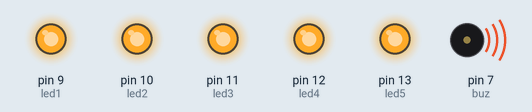
Simulated run of this sketch. Board: Arduino Uno, built with avr-gcc and run on an emulated ATmega328P. Parts: output pins drawn as LEDs (lit = HIGH), buzzer (waves = sounding).

Above: at 0.1 s.
At 1.1 s:
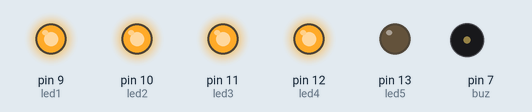
At 5.1 s:
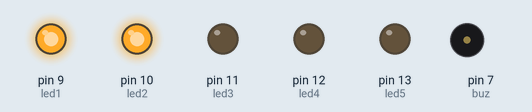
At 7.1 s:
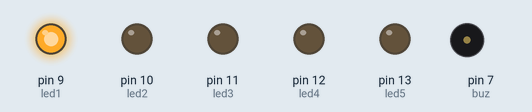
At 16.1 s:
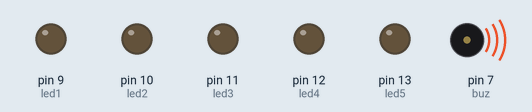
At 38.1 s:
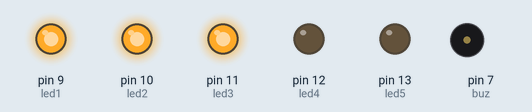
Timing chart, 0 to 39.6 s (numbered marks = the images above):
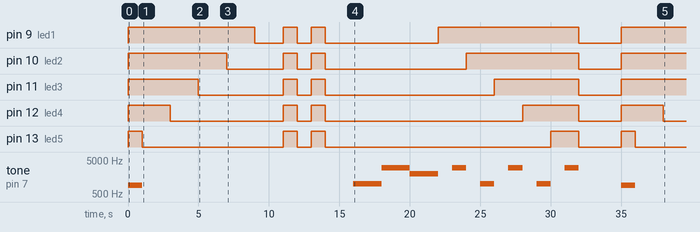

Measured:
- by itself, pin 9 (led1): LOW → HIGH at 0.00 s, → LOW 9.0 s later, → HIGH 2.0 s later, → LOW 1.0 s later, … (9 changes in this stretch)
- by itself, pin 10 (led2): LOW → HIGH at 0.00 s, → LOW 7.0 s later, → HIGH 4.0 s later, → LOW 1.0 s later, … (9 changes in this stretch)
- by itself, pin 11 (led3): LOW → HIGH at 0.00 s, → LOW 5.0 s later, → HIGH 6.0 s later, → LOW 1.0 s later, … (9 changes in this stretch)
- by itself, pin 12 (led4): LOW → HIGH at 0.00 s, → LOW 3.0 s later, → HIGH 8.0 s later, → LOW 1.0 s later, … (10 changes in this stretch)
- by itself, pin 13 (led5): LOW → HIGH at 0.00 s, → LOW 1.0 s later, → HIGH 10.0 s later, → LOW 1.0 s later, … (10 changes in this stretch)
- by itself, tone on pin 7 (buz): plays 900 Hz for 1.0 s, 1000 Hz for 2.0 s, 3000 Hz for 2.0 s, 2000 Hz for 2.0 s, 3000 Hz for 1.0 s, 1000 Hz for 1.0 s … (10 notes in this stretch)

The sketch:

atividade.ino
```cpp
int led1 = 9; //VERDE
int led2 = 10; // BRANCO
int led3 = 11; // AMARELO
int led4 = 12; //VERMELHO
int led5= 13; //AZUL
int buz = 7; // buzer


void setup() {
  pinMode(led1, OUTPUT);
  pinMode(led2, OUTPUT);
  pinMode(led3, OUTPUT);
  pinMode(led4, OUTPUT);
  pinMode(led5, OUTPUT);
  pinMode(buz, OUTPUT);
}

void loop() {

  digitalWrite(led1, HIGH);
  digitalWrite(led2, HIGH);
  digitalWrite(led3, HIGH);
  digitalWrite(led4, HIGH);
  digitalWrite(led5, HIGH);
  tone (buz, 900);
  delay(1000);
  noTone (buz);
  digitalWrite(led5, LOW);
  delay(2000);
  digitalWrite(led4, LOW);
  delay(2000);
  digitalWrite(led3, LOW);
  delay(2000);
  digitalWrite(led2, LOW);
  delay(2000);
  digitalWrite(led1, LOW);
  delay(2000);


  //PISCAR
  digitalWrite(led1, HIGH);
  digitalWrite(led2, HIGH);
  digitalWrite(led3, HIGH);
  digitalWrite(led4, HIGH);
  digitalWrite(led5, HIGH);
  delay(1000);
  digitalWrite(led1, LOW);
  digitalWrite(led2, LOW);
  digitalWrite(led3, LOW);
  digitalWrite(led4, LOW);
  digitalWrite(led5, LOW);
  delay(1000);
  digitalWrite(led1, HIGH);
  digitalWrite(led2, HIGH);
  digitalWrite(led3, HIGH);
  digitalWrite(led4, HIGH);
  digitalWrite(led5, HIGH);
  delay(1000);
  digitalWrite(led1, LOW);
  digitalWrite(led2, LOW);
  digitalWrite(led3, LOW);
  digitalWrite(led4, LOW);
  digitalWrite(led5, LOW);
  delay(2000);


  //Emitir o som
  tone(buz, 1000);
  delay(2000);

  tone(buz,3000);
  delay(2000);

  tone(buz,2000);
  delay(2000);

  noTone(buz);


  digitalWrite(led1, HIGH);
  delay(1000);
  tone(buz,3000);
  delay(1000);
  noTone(buz);

  digitalWrite(led2, HIGH);
  delay(1000);
  tone(buz,1000);
  delay(1000);
  noTone(buz);

  digitalWrite(led3, HIGH);
  delay(1000);
  tone(buz,3000);
  delay(1000);
  noTone(buz);

  digitalWrite(led4, HIGH);
  delay(1000);
  tone(buz,1000);
  delay(1000);
  noTone(buz);

  digitalWrite(led5, HIGH);
  delay(1000);
  tone(buz,3000);
  delay(1000);
  noTone(buz);

  digitalWrite(led1, LOW);
  digitalWrite(led2, LOW);
  digitalWrite(led3, LOW);
  digitalWrite(led4, LOW);
  digitalWrite(led5, LOW);
  delay(3000);

}
```
